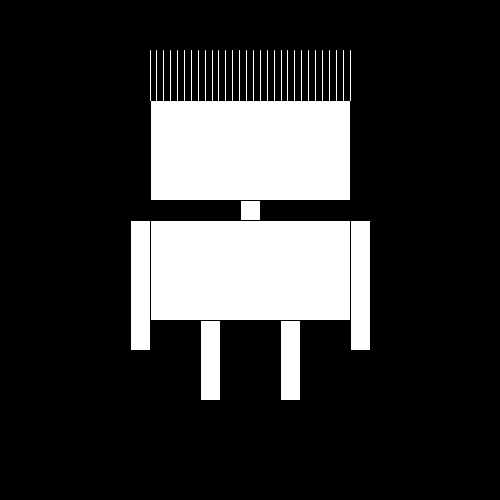
Frame 1 (no input)
Frame 60 (the mouse pressed at the canvas centre just before this capture): identical to frame 1, image omitted
Frame 120 (the mouse held since frame 60 and released just before this capture): identical to frame 1, image omitted

The Processing sketch that drew this single still picture (run headless with seeded random() and noise(); from frame 60 on, the mouse is pressed at the canvas centre):

// Processing sketch: Robot_10_Loop
// ── Robot_10_Loop.pde
/* 
 *  Roboter 10
 
 *Loopen mit for(…){}
 *  HKB 16 Creative Coding, MF
 */


int dicke=200;
int mitteX;
int mitteY;
int armdicke=20;
int beindicke=20;

int anzahlAntennen=30;


void setup() {
  size(500, 500);
  mitteX=width/2;
  mitteY=height/2;
}

void draw() {
  background(0);
  stroke(0);

  fill(255);
  rect(mitteX-dicke/2, 100, dicke, 100); // head

  //Body
  rect(mitteX-10, 200, 20, 20);
  rect(mitteX-dicke/2, 220, dicke, 100); 

  //Arms
  rect(mitteX-dicke/2-armdicke, 220, armdicke, 130); // Left Arm
  rect(mitteX+dicke/2, 220, armdicke, 130); // Right Arm

  //Legs
  rect(mitteX-30-beindicke, 320, beindicke, 80); // Left Leg
  rect(mitteX+30, 320, beindicke, 80); // Right Leg

  stroke(255);
//  line(mitteX, 50, mitteX, 100);


  for (int i=0; i<anzahlAntennen; i++) { 
    float startx=mitteX-dicke/2;
    float abstand=dicke/float(anzahlAntennen-1);
    float xpos=startx+i*abstand;
    line(xpos, 50, xpos, 100);
  }
  
}
